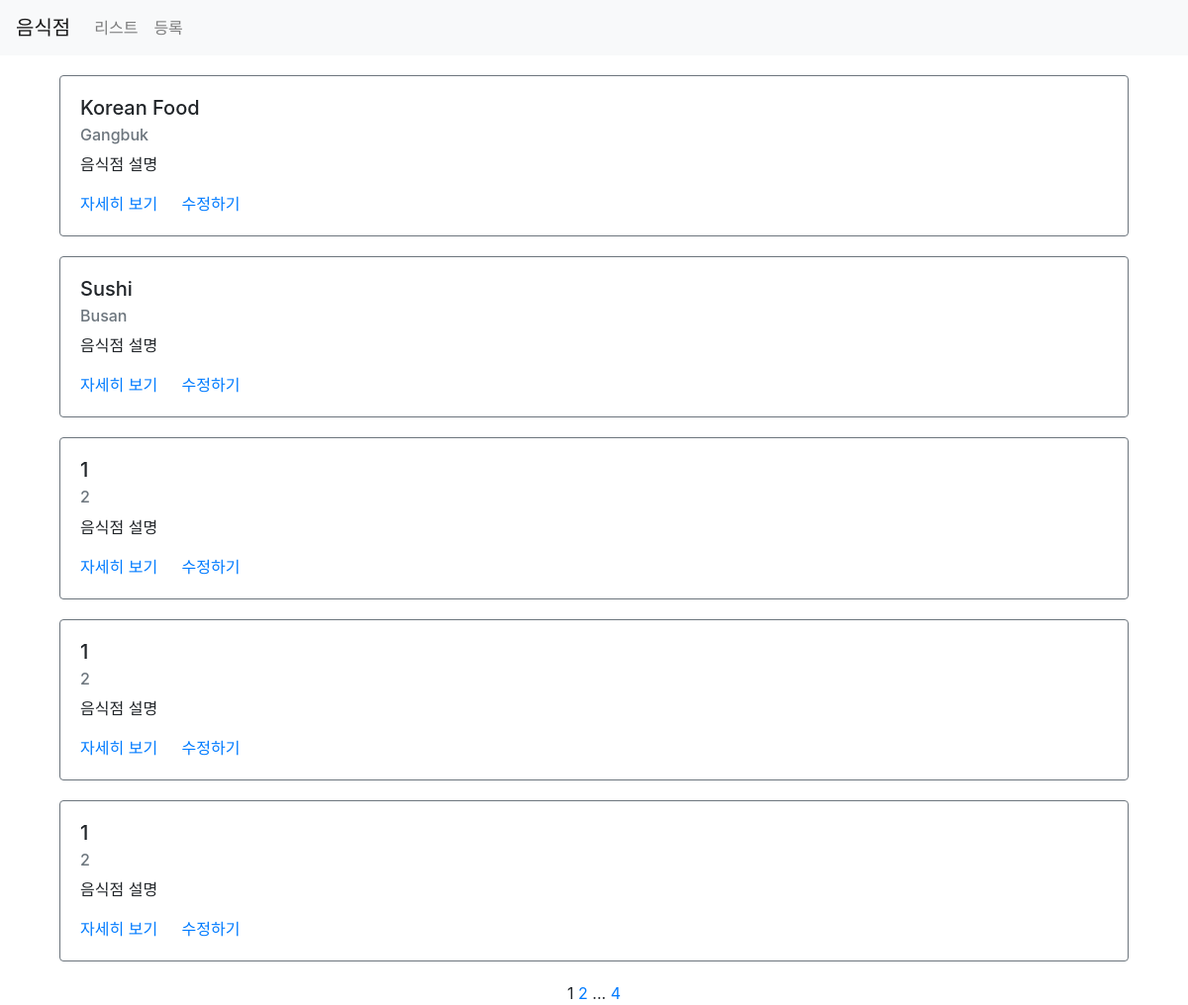
Screenshot of /third/list/ with the database file from the repository.
### third/models.py (models this page shows)
class Restaurant(models.Model):
    name = models.CharField(max_length=30)
    address = models.CharField(max_length=200)
    created_at = models.DateTimeField(auto_now_add=True)
    updated_at = models.DateTimeField(auto_now=True)

### third/views.py (the view)
# urls.py: path('list/', views.list, name="list"),
def list(request):
    restaurants = Restaurant.objects.all()
    paginator = Paginator(restaurants, 5)
    page = request.GET.get('page')
    items = paginator.get_page(page)
    context = {
        'restaurants': items
    }
    return render(request, 'third/list.html', context)

### third/templates/third/list.html (shortened to what this page needs)
{% extends 'third/base.html' %}
{% load static %}
{% block content %}
<div class="container">
    {% for item in restaurants %}
    <div class="row restaurant-item" style="margin:20px auto;">
        <div class="col-sm-12">
            <div class="card border-secondary">
                <div class="card-body">
                    <h5 class="card-title">{{ item.name }}</h5>
                    <h6 class="card-subtitle mb-2 text-muted">{{ item.address }}</h6>
                    <p class="card-text">음식점 설명</p>
                    <a href="#" class="card-link">자세히 보기</a>
                    <a href="#" class="card-link">수정하기</a>
                </div>
            </div>
        </div>
    </div>
    {% endfor %}
    <div class="row">
        <div class="col-sm-12 text-center">
            <div class="pagination">
                <span class="step-links text-center" style="width:100%">
                    <span class="current">
                        {{ restaurants.number }}
                    </span>
                    {% if restaurants.has_next %}
                        <a href="?page={{ restaurants.next_page_number }}">{{ restaurants.next_page_number }}</a>
                        {% if restaurants.next_page_number < restaurants.paginator.num_pages %}
                        ...
                        <a href="?page={{ restaurants.paginator.num_pages }}">{{ restaurants.paginator.num_pages }}</a>
                        {% endif %}
                    {% endif %}
                </span>
            </div>
        </div>
    </div>
</div>
{% endblock %}

### rows the page displays
Restaurant: name "Korean Food", address "Gangbuk"
Restaurant: name "Sushi", address "Busan"
Restaurant: name "1", address "2"
Restaurant: name "1", address "2"
Restaurant: name "1", address "2"

### other values shown
{{ restaurants.number }} "1"
{{ restaurants.next_page_number }} "2"
{{ restaurants.paginator.num_pages }} "4"
